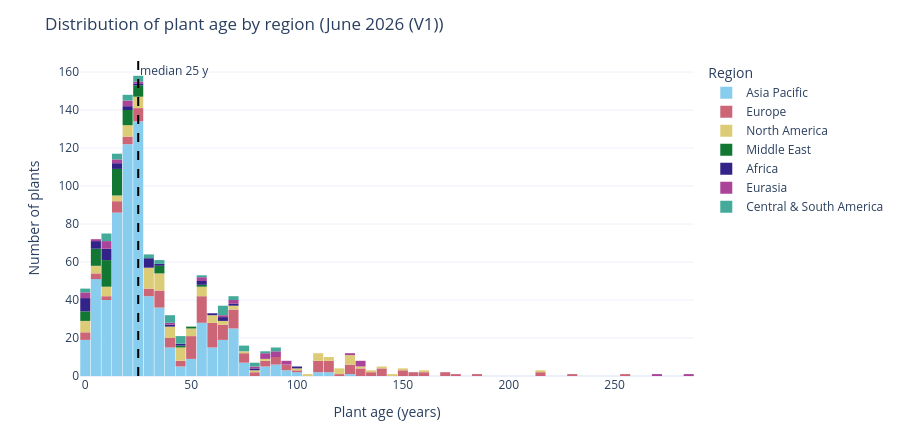

Notebook source saved alongside this figure:
### Code cell
# Distribution of `Plant age (years)`
age = steel_plants["Plant age (years)"].dropna()
print(f"Plant age is known for {age.size:,} of {len(steel_plants):,} plants ({age.size / len(steel_plants):.0%}).")
display(age.describe().to_frame("Plant age (years)").T)

age_bands = pd.cut(
    age, bins=[-0.1, 10, 25, 50, 75, 100, np.inf], labels=["0-10", "11-25", "26-50", "51-75", "76-100", ">100"]
)
display(
    age_bands.value_counts()
    .sort_index()
    .to_frame("plants")
    .assign(share=lambda t: (t["plants"] / t["plants"].sum()).map("{:.1%}".format))
)

fig_age = px.histogram(
    steel_plants.dropna(subset=["Plant age (years)"]),
    x="Plant age (years)",
    color="Region",
    nbins=60,
    labels={"count": "Number of plants"},
    title=f"Distribution of plant age by region ({GEM_RELEASE})",
    color_discrete_map=REGION_COLOURS,
    category_orders={"Region": list(REGION_COLOURS)},
    height=430,
)
fig_age.add_vline(
    x=age.median(),
    line_dash="dash",
    line_color="black",
    annotation_text=f"median {age.median():.0f} y",
    annotation_position="top right",
)
fig_age.update_layout(bargap=0.05, yaxis_title="Number of plants", legend_title_text="Region", margin=dict(t=60, b=40))
fig_age.show()

print("Median plant age by region:")
display(
    steel_plants.groupby("Region")
    .agg(
        plants_with_age=("Plant age (years)", "count"),
        median_age=("Plant age (years)", "median"),
        mean_age=("Plant age (years)", "mean"),
    )
    .sort_values("median_age")
    .round(1)
)
print("Five oldest plants (plausibility check of the long right tail):")
display(
    steel_plants.nlargest(5, "Plant age (years)")[
        ["Plant name (English)", "Country/Area", "start_year", "Plant age (years)", "plant_status"]
    ]
)

### Figure 1 — Plotly figure (JSON) as saved in the notebook; plotly's stock layout.template omitted (floating-point values rounded to 4 significant figures; data arrays with more than 128 entries replaced by an {"elided": "..."} marker saying what was removed)
{"data": [{"bingroup": "x", "hovertemplate": "Region=Asia Pacific<br>Plant age (years)=%{x}<br>count=%{y}<extra></extra>", "legendgroup": "Asia Pacific", "marker": {"color": "#88CCEE", "pattern": {"shape": ""}}, "name": "Asia Pacific", "nbinsx": 60, "orientation": "v", "showlegend": true, "type": "histogram", "x": {"elided": "674 float values"}, "xaxis": "x", "yaxis": "y"}, {"bingroup": "x", "hovertemplate": "Region=Europe<br>Plant age (years)=%{x}<br>count=%{y}<extra></extra>", "legendgroup": "Europe", "marker": {"color": "#CC6677", "pattern": {"shape": ""}}, "name": "Europe", "nbinsx": 60, "orientation": "v", "showlegend": true, "type": "histogram", "x": {"elided": "165 float values"}, "xaxis": "x", "yaxis": "y"}, {"bingroup": "x", "hovertemplate": "Region=North America<br>Plant age (years)=%{x}<br>count=%{y}<extra></extra>", "legendgroup": "North America", "marker": {"color": "#DDCC77", "pattern": {"shape": ""}}, "name": "North America", "nbinsx": 60, "orientation": "v", "showlegend": true, "type": "histogram", "x": [125.0, 23.0, 82.0, 1.0, 114.0, 49.29, 112.0, 8.39, 30.0, 58.0, 20.0, 35.0, 62.0, 118.0, 113.0, 216.0, 106.0, 125.0, 46.0, 102.0, 125.0, 109.0, 160.0, 6.0, 32.0, 17.0, 34.0, 52.0, 32.0, 44.0, 26.0, 1.0, 28.0, 40.0, 15.0, 30.0, 11.0, 42.0, 42.0, 45.0, 56.0, 46.0, 28.0, 61.0, 62.0, 22.0, 7.64, 33.0, 0.72, 55.0, 8.0, 23.0, 137.0, 57.0, 0.0, 109.0, 110.0, 34.0, 36.0, 30.0, 43.0, 4.0, 37.0, 57.0, 29.0, 31.0, 26.0, 34.0, 51.0, 65.0, 0.39, 13.0, 18.0, 47.0, 45.0, 122.0, 41.0, 38.0, 50.0, 145.0, 65.0, 19.0, 140.0, 126.0, 76.0, 25.0, 29.0, 30.0, 24.0, 19.0, 22.0, 71.0, 4.0, 72.0, 33.0, 83.0, 0.0, 57.0, 33.0, 10.0, 151.0, 6.0, 118.0, 131.0, 124.0, 41.0], "xaxis": "x", "yaxis": "y"}, {"bingroup": "x", "hovertemplate": "Region=Middle East<br>Plant age (years)=%{x}<br>count=%{y}<extra></extra>", "legendgroup": "Middle East", "marker": {"color": "#117733", "pattern": {"shape": ""}}, "name": "Middle East", "nbinsx": 60, "orientation": "v", "showlegend": true, "type": "histogram", "x": [7.0, 37.0, 22.0, 9.0, 5.0, 18.0, 14.0, 14.89, 25.0, 4.0, 5.97, 5.0, 0.0, 21.0, 15.0, 9.0, 23.0, 55.0, 12.47, 14.84, 4.0, 0.3, 11.0, 14.0, 13.0, 48.0, 27.0, 12.0, 0.0, 16.0, 25.0, 25.0, 1.0, 37.0, 15.0, 36.0, 11.0, 15.0, 9.0, 20.0, 35.0, 15.0, 10.0, 6.0, 25.0, 8.0, 9.0, 13.0, 9.0, 20.0, 47.0, 8.0, 9.0, 13.0, 18.0, 17.0, 14.0, 12.0, 1.0, 19.0, 4.0, 21.0, 6.0], "xaxis": "x", "yaxis": "y"}, {"bingroup": "x", "hovertemplate": "Region=Africa<br>Plant age (years)=%{x}<br>count=%{y}<extra></extra>", "legendgroup": "Africa", "marker": {"color": "#332288", "pattern": {"shape": ""}}, "name": "Africa", "nbinsx": 60, "orientation": "v", "showlegend": true, "type": "histogram", "x": [1.0, 11.0, 60.0, 1.45, 40.0, 9.0, 54.84, 28.0, 21.0, 72.38, 1.55, 2.47, 79.0, 4.0, 1.72, 28.0, 64.0, 18.0, 8.0, 8.0, 8.0, 64.0, 28.0, 32.0, 0.86, 30.0, 0.0, 37.0, 15.0, 3.0, 44.0, 5.0, 102.0, 11.0, 57.0, 26.0, 4.0, 13.0, 16.0], "xaxis": "x", "yaxis": "y"}, {"bingroup": "x", "hovertemplate": "Region=Eurasia<br>Plant age (years)=%{x}<br>count=%{y}<extra></extra>", "legendgroup": "Eurasia", "marker": {"color": "#AA4499", "pattern": {"shape": ""}}, "name": "Eurasia", "nbinsx": 60, "orientation": "v", "showlegend": true, "type": "histogram", "x": [12.0, 0.05, 84.0, 126.0, 25.0, 13.0, 0.0, 86.0, 94.0, 91.0, 10.0, 19.0, 55.0, 94.0, 83.0, 42.0, 0.0, 130.0, 92.0, 19.0, 269.0, 92.0, 13.0, 21.0, 66.0, 71.0, 6.0, 10.0, 287.0, 130.0, 12.0, 71.0, 82.0, 128.0, 56.0], "xaxis": "x", "yaxis": "y"}, {"bingroup": "x", "hovertemplate": "Region=Central & South America<br>Plant age (years)=%{x}<br>count=%{y}<extra></extra>", "legendgroup": "Central & South America", "marker": {"color": "#44AA99", "pattern": {"shape": ""}}, "name": "Central & South America", "nbinsx": 60, "orientation": "v", "showlegend": true, "type": "histogram", "x": [39.0, 32.0, 77.0, 80.0, 89.0, 42.0, 89.0, 10.0, 71.0, 17.0, 43.0, 11.0, 26.68, 74.71, 80.0, 26.0, 35.23, 26.0, 28.0, 36.0, 0.97, 40.0, 55.0, 73.0, 44.0, 46.0, 20.0, 68.0, 9.0, 19.14, 64.0, 84.0, 11.0, 19.0, 65.57, 16.0, 66.0, 46.0, 63.0, 64.0, 1.0, 15.0, 38.0], "xaxis": "x", "yaxis": "y"}], "layout": {"annotations": [{"showarrow": false, "text": "median 25 y", "x": 25, "xanchor": "left", "xref": "x", "y": 1, "yanchor": "top", "yref": "y domain"}], "bargap": 0.05, "barmode": "relative", "height": 430, "legend": {"title": {"text": "Region"}, "tracegroupgap": 0}, "margin": {"b": 40, "t": 60}, "shapes": [{"line": {"color": "black", "dash": "dash"}, "type": "line", "x0": 25, "x1": 25, "xref": "x", "y0": 0, "y1": 1, "yref": "y domain"}], "title": {"text": "Distribution of plant age by region (June 2026 (V1))"}, "xaxis": {"anchor": "y", "domain": [0, 1], "title": {"text": "Plant age (years)"}}, "yaxis": {"anchor": "x", "domain": [0, 1], "title": {"text": "Number of plants"}}}}
